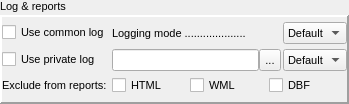
<?xml version="1.0" encoding="UTF-8"?>
<ui version="4.0">
 <class>LogReportsEditWidget</class>
 <widget class="QWidget" name="LogReportsEditWidget">
  <property name="geometry">
   <rect>
    <x>0</x>
    <y>0</y>
    <width>349</width>
    <height>104</height>
   </rect>
  </property>
  <property name="sizePolicy">
   <sizepolicy hsizetype="Expanding" vsizetype="Expanding">
    <horstretch>6</horstretch>
    <verstretch>0</verstretch>
   </sizepolicy>
  </property>
  <property name="font">
   <font>
    <pointsize>8</pointsize>
    <weight>50</weight>
    <bold>false</bold>
   </font>
  </property>
  <property name="windowTitle">
   <string>Log &amp; Records</string>
  </property>
  <layout class="QVBoxLayout" name="loLogReports">
   <property name="spacing">
    <number>2</number>
   </property>
   <property name="leftMargin">
    <number>0</number>
   </property>
   <property name="topMargin">
    <number>0</number>
   </property>
   <property name="rightMargin">
    <number>0</number>
   </property>
   <property name="bottomMargin">
    <number>0</number>
   </property>
   <item>
    <widget class="QLabel" name="label">
     <property name="text">
      <string>Log &amp; reports</string>
     </property>
    </widget>
   </item>
   <item>
    <widget class="QFrame" name="frame_2">
     <property name="sizePolicy">
      <sizepolicy hsizetype="Expanding" vsizetype="Expanding">
       <horstretch>0</horstretch>
       <verstretch>0</verstretch>
      </sizepolicy>
     </property>
     <property name="frameShape">
      <enum>QFrame::Panel</enum>
     </property>
     <property name="frameShadow">
      <enum>QFrame::Raised</enum>
     </property>
     <property name="lineWidth">
      <number>2</number>
     </property>
     <layout class="QGridLayout" name="gridLayout">
      <property name="leftMargin">
       <number>0</number>
      </property>
      <property name="topMargin">
       <number>0</number>
      </property>
      <property name="rightMargin">
       <number>0</number>
      </property>
      <property name="bottomMargin">
       <number>0</number>
      </property>
      <property name="horizontalSpacing">
       <number>2</number>
      </property>
      <property name="verticalSpacing">
       <number>0</number>
      </property>
      <item row="0" column="0">
       <widget class="QCheckBox" name="chkCommonLog">
        <property name="text">
         <string>Use common log</string>
        </property>
       </widget>
      </item>
      <item row="1" column="1">
       <layout class="QHBoxLayout" name="horizontalLayout_2">
        <property name="spacing">
         <number>0</number>
        </property>
        <item>
         <widget class="QLineEdit" name="editPrivateLogFile"/>
        </item>
        <item>
         <widget class="QToolButton" name="btnPrivateLogFile">
          <property name="maximumSize">
           <size>
            <width>22</width>
            <height>22</height>
           </size>
          </property>
          <property name="text">
           <string>...</string>
          </property>
          <property name="icon">
           <iconset resource="../../qHostMonitor.qrc">
            <normaloff>:/img/open.png</normaloff>:/img/open.png</iconset>
          </property>
         </widget>
        </item>
       </layout>
      </item>
      <item row="0" column="1">
       <widget class="QLabel" name="lblLoggingMode">
        <property name="text">
         <string>Logging mode ....................</string>
        </property>
       </widget>
      </item>
      <item row="0" column="2">
       <widget class="QComboBox" name="cmbCommonLogMode">
        <item>
         <property name="text">
          <string>Default</string>
         </property>
        </item>
        <item>
         <property name="text">
          <string>Brief</string>
         </property>
        </item>
        <item>
         <property name="text">
          <string>Full</string>
         </property>
        </item>
        <item>
         <property name="text">
          <string>Reply</string>
         </property>
        </item>
       </widget>
      </item>
      <item row="1" column="0">
       <widget class="QCheckBox" name="chkPrivateLog">
        <property name="text">
         <string>Use private log</string>
        </property>
       </widget>
      </item>
      <item row="1" column="2">
       <widget class="QComboBox" name="cmbPrivateLogMode">
        <item>
         <property name="text">
          <string>Default</string>
         </property>
        </item>
        <item>
         <property name="text">
          <string>Brief</string>
         </property>
        </item>
        <item>
         <property name="text">
          <string>Full</string>
         </property>
        </item>
        <item>
         <property name="text">
          <string>Reply</string>
         </property>
        </item>
       </widget>
      </item>
      <item row="2" column="0">
       <widget class="QLabel" name="lblExcludeFromReports">
        <property name="text">
         <string>Exclude from reports: </string>
        </property>
       </widget>
      </item>
      <item row="2" column="1" colspan="2">
       <layout class="QHBoxLayout" name="horizontalLayout">
        <item>
         <widget class="QCheckBox" name="chkHtmlReport">
          <property name="text">
           <string>HTML</string>
          </property>
         </widget>
        </item>
        <item>
         <widget class="QCheckBox" name="chkWmlReport">
          <property name="text">
           <string>WML</string>
          </property>
         </widget>
        </item>
        <item>
         <widget class="QCheckBox" name="chkDbfReport">
          <property name="text">
           <string>DBF</string>
          </property>
         </widget>
        </item>
       </layout>
      </item>
     </layout>
    </widget>
   </item>
  </layout>
 </widget>
 <resources>
  <include location="../../qHostMonitor.qrc"/>
 </resources>
 <connections/>
</ui>
